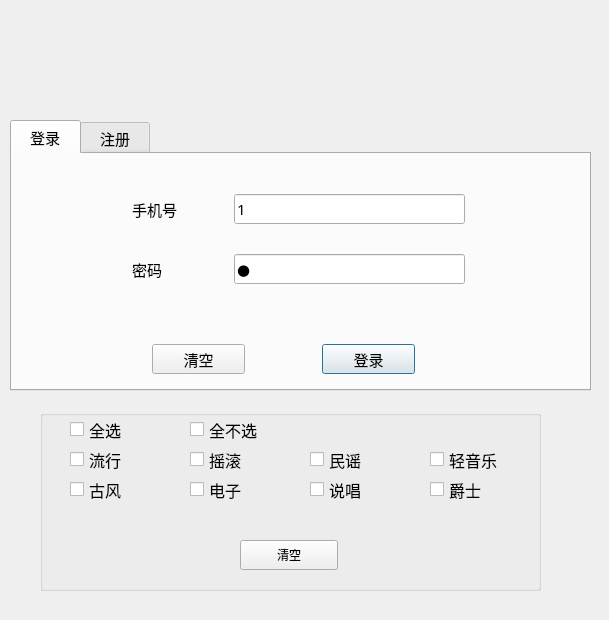
<?xml version="1.0" encoding="UTF-8"?>
<ui version="4.0">
 <class>LoginDialog</class>
 <widget class="QDialog" name="LoginDialog">
  <property name="geometry">
   <rect>
    <x>0</x>
    <y>0</y>
    <width>609</width>
    <height>620</height>
   </rect>
  </property>
  <property name="minimumSize">
   <size>
    <width>609</width>
    <height>620</height>
   </size>
  </property>
  <property name="maximumSize">
   <size>
    <width>609</width>
    <height>620</height>
   </size>
  </property>
  <property name="windowTitle">
   <string>Dialog</string>
  </property>
  <widget class="QTabWidget" name="tw_login_register">
   <property name="geometry">
    <rect>
     <x>10</x>
     <y>120</y>
     <width>581</width>
     <height>271</height>
    </rect>
   </property>
   <property name="font">
    <font>
     <family>微软雅黑</family>
     <pointsize>11</pointsize>
    </font>
   </property>
   <property name="currentIndex">
    <number>0</number>
   </property>
   <widget class="QWidget" name="tb_login">
    <attribute name="title">
     <string>  登录  </string>
    </attribute>
    <widget class="QLabel" name="lb_password">
     <property name="geometry">
      <rect>
       <x>120</x>
       <y>100</y>
       <width>72</width>
       <height>30</height>
      </rect>
     </property>
     <property name="text">
      <string>密码</string>
     </property>
    </widget>
    <widget class="QLineEdit" name="le_password">
     <property name="geometry">
      <rect>
       <x>222</x>
       <y>100</y>
       <width>231</width>
       <height>30</height>
      </rect>
     </property>
     <property name="toolTip">
      <string>请输入10位以内的密码</string>
     </property>
     <property name="text">
      <string>1</string>
     </property>
     <property name="frame">
      <bool>true</bool>
     </property>
     <property name="echoMode">
      <enum>QLineEdit::Password</enum>
     </property>
    </widget>
    <widget class="QPushButton" name="pb_login">
     <property name="geometry">
      <rect>
       <x>310</x>
       <y>190</y>
       <width>93</width>
       <height>30</height>
      </rect>
     </property>
     <property name="text">
      <string>登录</string>
     </property>
    </widget>
    <widget class="QLabel" name="lb_tel">
     <property name="geometry">
      <rect>
       <x>120</x>
       <y>40</y>
       <width>72</width>
       <height>30</height>
      </rect>
     </property>
     <property name="text">
      <string>手机号</string>
     </property>
    </widget>
    <widget class="QLineEdit" name="le_tel">
     <property name="geometry">
      <rect>
       <x>222</x>
       <y>40</y>
       <width>231</width>
       <height>30</height>
      </rect>
     </property>
     <property name="toolTip">
      <string>请输入8-12位手机号</string>
     </property>
     <property name="text">
      <string>1</string>
     </property>
    </widget>
    <widget class="QPushButton" name="pb_clear">
     <property name="geometry">
      <rect>
       <x>140</x>
       <y>190</y>
       <width>93</width>
       <height>30</height>
      </rect>
     </property>
     <property name="text">
      <string>清空</string>
     </property>
    </widget>
   </widget>
   <widget class="QWidget" name="tb_register">
    <attribute name="title">
     <string>  注册  </string>
    </attribute>
    <widget class="QLabel" name="lb_tel_register">
     <property name="geometry">
      <rect>
       <x>120</x>
       <y>30</y>
       <width>72</width>
       <height>30</height>
      </rect>
     </property>
     <property name="text">
      <string>手机号</string>
     </property>
    </widget>
    <widget class="QLabel" name="lb_password_register">
     <property name="geometry">
      <rect>
       <x>120</x>
       <y>80</y>
       <width>72</width>
       <height>30</height>
      </rect>
     </property>
     <property name="text">
      <string>密码</string>
     </property>
    </widget>
    <widget class="QLineEdit" name="le_tel_register">
     <property name="geometry">
      <rect>
       <x>222</x>
       <y>30</y>
       <width>231</width>
       <height>30</height>
      </rect>
     </property>
     <property name="toolTip">
      <string>请输入8-12位手机号</string>
     </property>
     <property name="text">
      <string>1</string>
     </property>
    </widget>
    <widget class="QLineEdit" name="le_password_register">
     <property name="geometry">
      <rect>
       <x>222</x>
       <y>80</y>
       <width>231</width>
       <height>30</height>
      </rect>
     </property>
     <property name="toolTip">
      <string>请输入10位以内的密码</string>
     </property>
     <property name="text">
      <string>1</string>
     </property>
     <property name="echoMode">
      <enum>QLineEdit::Password</enum>
     </property>
    </widget>
    <widget class="QPushButton" name="pb_clear_register">
     <property name="geometry">
      <rect>
       <x>140</x>
       <y>190</y>
       <width>93</width>
       <height>30</height>
      </rect>
     </property>
     <property name="text">
      <string>清空</string>
     </property>
    </widget>
    <widget class="QPushButton" name="pb_register">
     <property name="geometry">
      <rect>
       <x>310</x>
       <y>190</y>
       <width>93</width>
       <height>30</height>
      </rect>
     </property>
     <property name="text">
      <string>注册</string>
     </property>
    </widget>
    <widget class="QLabel" name="lb_confirm_register">
     <property name="geometry">
      <rect>
       <x>120</x>
       <y>130</y>
       <width>72</width>
       <height>30</height>
      </rect>
     </property>
     <property name="text">
      <string>确认密码</string>
     </property>
    </widget>
    <widget class="QLineEdit" name="le_confirm_register">
     <property name="geometry">
      <rect>
       <x>222</x>
       <y>130</y>
       <width>231</width>
       <height>30</height>
      </rect>
     </property>
     <property name="toolTip">
      <string>确认密码</string>
     </property>
     <property name="text">
      <string>1</string>
     </property>
     <property name="echoMode">
      <enum>QLineEdit::Password</enum>
     </property>
    </widget>
   </widget>
  </widget>
  <widget class="QLabel" name="label">
   <property name="geometry">
    <rect>
     <x>150</x>
     <y>20</y>
     <width>281</width>
     <height>91</height>
    </rect>
   </property>
   <property name="text">
    <string/>
   </property>
   <property name="pixmap">
    <pixmap resource="resource.qrc">:/lib/icon.jpg</pixmap>
   </property>
   <property name="scaledContents">
    <bool>true</bool>
   </property>
  </widget>
  <widget class="QGroupBox" name="gb_like">
   <property name="geometry">
    <rect>
     <x>40</x>
     <y>410</y>
     <width>501</width>
     <height>181</height>
    </rect>
   </property>
   <property name="font">
    <font>
     <pointsize>12</pointsize>
    </font>
   </property>
   <property name="title">
    <string/>
   </property>
   <widget class="QCheckBox" name="cb_all">
    <property name="geometry">
     <rect>
      <x>30</x>
      <y>10</y>
      <width>101</width>
      <height>19</height>
     </rect>
    </property>
    <property name="text">
     <string>全选</string>
    </property>
   </widget>
   <widget class="QCheckBox" name="cb_allnot">
    <property name="geometry">
     <rect>
      <x>150</x>
      <y>10</y>
      <width>101</width>
      <height>19</height>
     </rect>
    </property>
    <property name="text">
     <string>全不选</string>
    </property>
   </widget>
   <widget class="QCheckBox" name="cb_popular">
    <property name="geometry">
     <rect>
      <x>30</x>
      <y>40</y>
      <width>101</width>
      <height>19</height>
     </rect>
    </property>
    <property name="text">
     <string>流行</string>
    </property>
   </widget>
   <widget class="QCheckBox" name="cb_rock">
    <property name="geometry">
     <rect>
      <x>150</x>
      <y>40</y>
      <width>101</width>
      <height>19</height>
     </rect>
    </property>
    <property name="text">
     <string>摇滚</string>
    </property>
   </widget>
   <widget class="QCheckBox" name="cb_ballad">
    <property name="geometry">
     <rect>
      <x>270</x>
      <y>40</y>
      <width>101</width>
      <height>19</height>
     </rect>
    </property>
    <property name="text">
     <string>民谣</string>
    </property>
   </widget>
   <widget class="QCheckBox" name="cb_lightmusic">
    <property name="geometry">
     <rect>
      <x>390</x>
      <y>40</y>
      <width>101</width>
      <height>19</height>
     </rect>
    </property>
    <property name="text">
     <string>轻音乐</string>
    </property>
   </widget>
   <widget class="QCheckBox" name="cb_ancient_style">
    <property name="geometry">
     <rect>
      <x>30</x>
      <y>70</y>
      <width>101</width>
      <height>19</height>
     </rect>
    </property>
    <property name="text">
     <string>古风</string>
    </property>
   </widget>
   <widget class="QCheckBox" name="cb_electronic">
    <property name="geometry">
     <rect>
      <x>150</x>
      <y>70</y>
      <width>101</width>
      <height>19</height>
     </rect>
    </property>
    <property name="text">
     <string>电子</string>
    </property>
   </widget>
   <widget class="QCheckBox" name="cb_rap">
    <property name="geometry">
     <rect>
      <x>270</x>
      <y>70</y>
      <width>101</width>
      <height>19</height>
     </rect>
    </property>
    <property name="text">
     <string>说唱</string>
    </property>
   </widget>
   <widget class="QCheckBox" name="cb_sir">
    <property name="geometry">
     <rect>
      <x>390</x>
      <y>70</y>
      <width>101</width>
      <height>19</height>
     </rect>
    </property>
    <property name="text">
     <string>爵士</string>
    </property>
   </widget>
  </widget>
  <widget class="QPushButton" name="pb_register_clear">
   <property name="geometry">
    <rect>
     <x>240</x>
     <y>540</y>
     <width>98</width>
     <height>30</height>
    </rect>
   </property>
   <property name="text">
    <string>清空</string>
   </property>
  </widget>
 </widget>
 <resources>
  <include location="resource.qrc"/>
 </resources>
 <connections/>
</ui>
